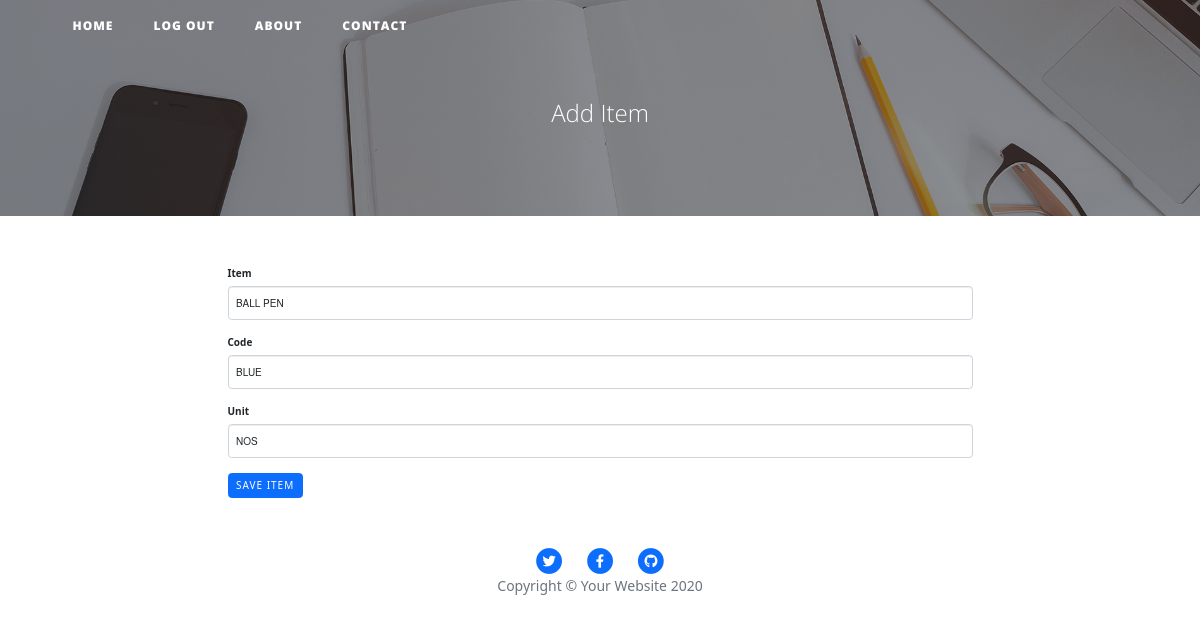
The app's page /edit-item/3 (signed in) with its own data.
### main.py (models this page shows)
class Item(db.Model):
    __tablename__ = "items"
    id = db.Column(db.Integer, primary_key=True)
    item_name = db.Column(db.String(250), unique=True, nullable=False)
    item_code = db.Column(db.String(250), nullable=False)
    item_unit = db.Column(db.String(250), nullable=False)

### main.py (the view)
@app.route("/edit-item/<int:item_id>", methods=["GET", "POST"])
@login_required
def edit_item(item_id):
    item = Item.query.get(item_id)
    edit_form = CreateItemForm(
        item_name=item.item_name,
        item_code=item.item_code,
        item_unit=item.item_unit
    )
    if edit_form.validate_on_submit():
        item.item_name = edit_form.item_name.data
        item.item_code = edit_form.item_code.data
        item.item_unit = edit_form.item_unit.data
        db.session.commit()
        return redirect(url_for("view_items"))
    return render_template("new_item.html", form=edit_form, is_edit=True, current_user=current_user)

### forms.py
class CreateItemForm(FlaskForm):
    item_name = StringField("Item", validators=[DataRequired()])
    item_code = StringField("Code", validators=[DataRequired()])
    item_unit = StringField("Unit", validators=[DataRequired()])
    submit = SubmitField("Save Item")

### main.py (called while the page is built)
@login_manager.user_loader
def load_user(user_id):
    return User.query.get(int(user_id))

### templates/new_item.html (shortened to what this page needs)
{% extends 'bootstrap/base.html' %}
{% import "bootstrap/wtf.html" as wtf %}
{% block content %}
{% include "header.html" %}
  <header class="masthead" style="background-image: url('{{ url_for('static', filename='img/edit-bg.jpg')}}')">
    <div class="overlay"></div>
    <div class="container">
      <div class="row">
        <div class="col-lg-8 col-md-10 mx-auto">
          <div class="page-heading">
            <span class="subheading">Add Item</span>
          </div>
        </div>
      </div>
    </div>
  </header>
  <div class="container">
    <div class="row">
      <div class="col-lg-8 col-md-10 mx-auto">
        {{ wtf.quick_form(form, novalidate=True, button_map={"submit": "primary"}) }}
      </div>
    </div>
  </div>
{% include "footer.html" %}
{% endblock %}

### records on screen
Item: item_name "BALL PEN", item_code "BLUE", item_unit "NOS"
